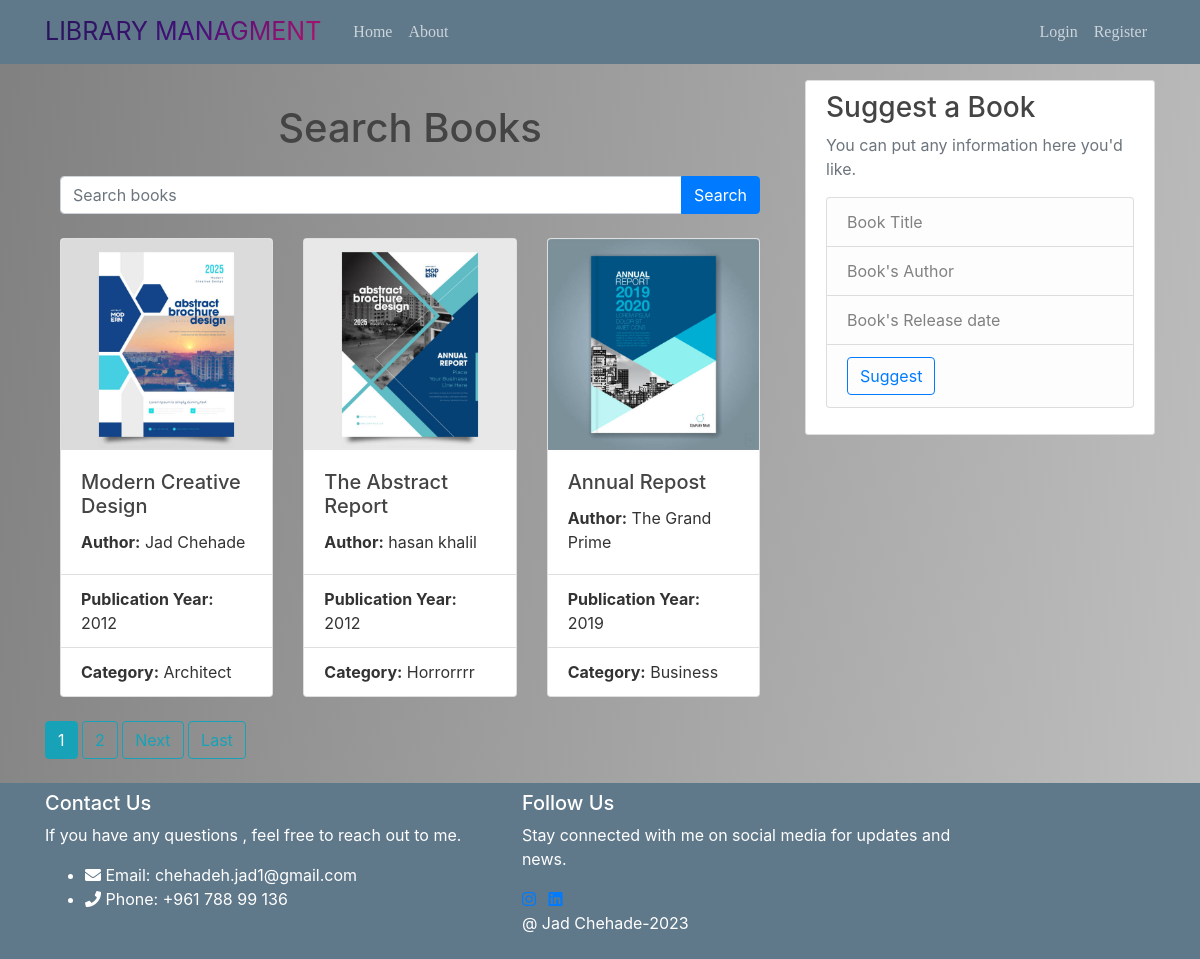
The app's page /listbooks/ with its own data.
### bookmanager/models.py (models this page shows, shortened)
class LibraryBook(models.Model):
    title = models.CharField(max_length=200)
    author = models.CharField(max_length=100)
    publication_year = models.PositiveIntegerField()
    category = models.CharField(max_length=50)
    image=models.ImageField(blank='True',null='True',upload_to='books_pics')

### bookmanager/views.py (the view)
# urls.py: path('listbooks/', views.BookListListViewNotAuth.as_view(), name='listbooks'),
class BookListListViewNotAuth(ListView):  #this function list the books when the user is not register so he can only view books and will not be able to update or delete a Book that uses a different template#
    model=LibraryBook
    template_name='book_list_not_auth.html'
    context_object_name='books'
    ordering=['-id']
    paginate_by=3

### bookmanager/templates/book_list_not_auth.html (shortened to what this page needs)
{% extends 'base.html' %}
{% load static %}
{% block content %}
	<div class="container">
    <h1 class="text-center mt-4">Search Books</h1>
    <form method="GET" action="{% url 'search_books_not' %}" class="text-center mt-4">
        <div class="input-group">
            <input type="text" name="q" value="{{ query }}" class="form-control" placeholder="Search books">
            <div class="input-group-append">
                <button type="submit" class="btn btn-primary">Search</button>
            </div>
        </div>
    </form>
    <div class="row mt-4">
        {% for book in books %}
        <div class="col-lg-4 col-md-6 mb-4">
            <div class="card">
                <img src="{{ book.image.url }}" class="card-img-top" alt="{{ book.title }}">
                <div class="card-body">
                    <h5 class="card-title">{{ book.title }}</h5>
                    <p class="card-text"><strong>Author:</strong> {{ book.author }}</p>
                </div>
                <ul class="list-group list-group-flush">
                    <li class="list-group-item"><strong>Publication Year:</strong> {{ book.publication_year }}</li>
                    <li class="list-group-item"><strong>Category:</strong> {{ book.category }}</li>
                </ul>
            </div>
        </div>
        {% endfor %}
    </div>
</div>
   {% if is_paginated %}
        {% for num in page_obj.paginator.page_range %}
            {% if page_obj.number == num %}
                <a class="btn btn-info mb-4" href="?page={{num}}">{{num}}</a>
            {% elif num > page_obj.number|add:'-3' and num < page_obj.number|add:'+3' %}
                <a class="btn btn-outline-info mb-4" href="?page={{num}}">{{num}}</a>
            {% endif %}
        {% endfor %}
        {% if page_obj.has_next %}
            <a class="btn btn-outline-info mb-4" href="?page={{page_obj.next_page_number}}">Next</a>
            <a class="btn btn-outline-info mb-4" href="?page={{ page_obj.paginator.num_pages }}">Last</a>
        {% endif %}
    {% endif %}
{% endblock content %}

### bookmanager/static/bookmanager/main.css (style rules this page uses)
h1, h2, h3, h4, h5, h6 { color: #444444; }
ul { margin: 0; }

### bookmanager/templates/base.html (style rules this page uses)
body { background: #fafafa; color: #333333; margin-top: 5rem; }

### bookmanager/templates/book_list_not_auth.html (style rules this page uses)
body { background: linear-gradient(-80deg, black, white,gray); background-size: 400% 400%; animation: gradient 15s ease infinite; }

### records on screen
LibraryBook: image (picture), title "Modern Creative Design", author "Jad Chehade", publication_year "2012", category "Architect"
LibraryBook: image (picture), title "The Abstract Report", author "hasan khalil", publication_year "2012", category "Horrorrrr"
LibraryBook: image (picture), title "Annual Repost", author "The Grand Prime", publication_year "2019", category "Business"

### other values on screen
{{ num }} "1"
